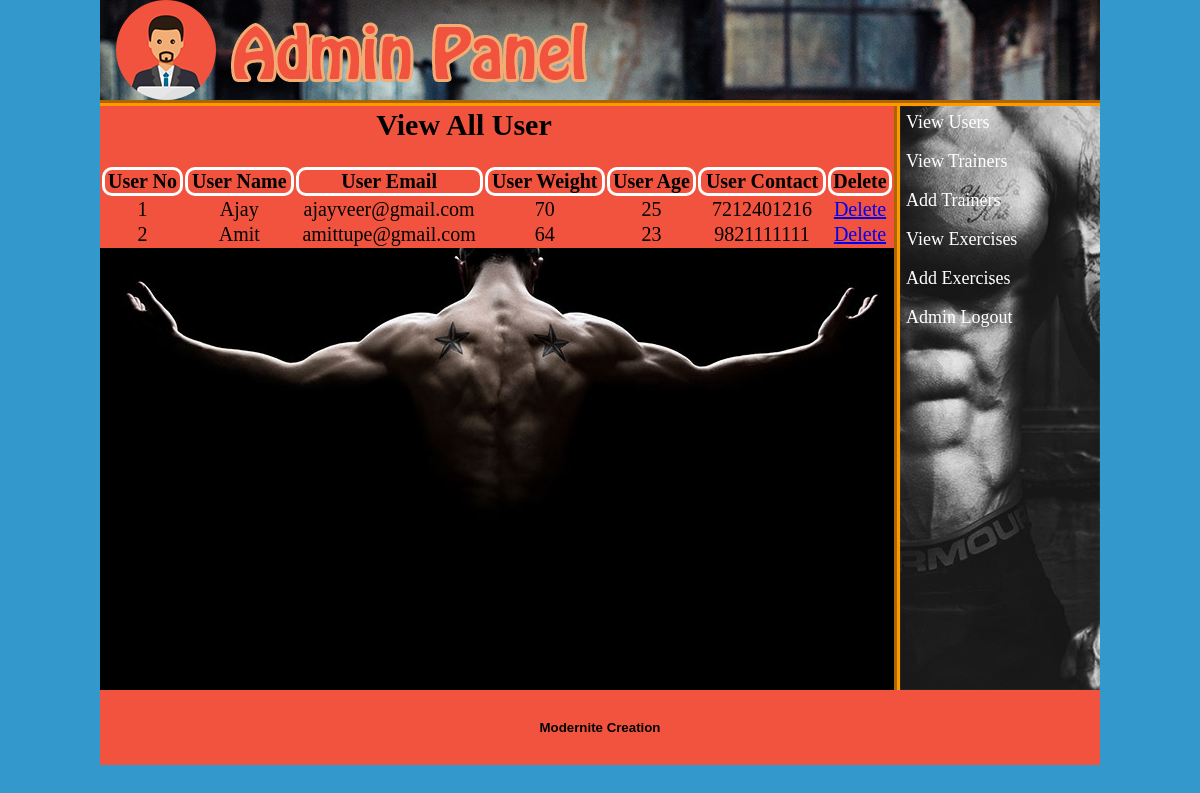
/index1.php?view_users (signed in), run on the app's committed database.
### tables this page shows
CREATE TABLE `users` (
  `user_id` int(10) NOT NULL,
  `user_name` varchar(20) NOT NULL,
  `user_email` varchar(30) NOT NULL,
  `user_pass` varchar(20) NOT NULL,
  `user_weight` int(3) NOT NULL,
  `user_age` int(2) NOT NULL,
  `user_contact` varchar(10) NOT NULL
);

### view_users.php (the view, shortened to what this page needs)
<html>
<head>
</head>
<body>
	<table align="center" width="794" style="color:black; font-size: 20;">
		<tr align="center">
			<td colspan="6"><h2>View All User</h2><br></td>
		</tr>
		<tr>
			<th>User No</th>
			<th>User Name</th>
			<th>User Email</th>
			<th>User Weight</th>
			<th>User Age</th>
			<th>User Contact</th>
			<th>Delete</th>
		</tr>
		<?php
		$i=0;
			$sel_user="SELECT * FROM users";
			$run_user=mysqli_query($con, $sel_user);
			while ($row_user=mysqli_fetch_array($run_user)) {
				$user_id=$row_user['user_id'];
				$user_name=$row_user['user_name'];
				$user_email=$row_user['user_email'];
				$user_weight=$row_user['user_weight'];
				$user_age=$row_user['user_age'];
				$user_contact=$row_user['user_contact'];
				$i++;
		?>
		<tr align="center">
			<td><?php echo $i; ?></td>
			<td><?php echo $user_name; ?></td>
			<td><?php echo $user_email; ?></td>
			<td><?php echo $user_weight; ?></td>
			<td><?php echo $user_age; ?></td>
			<td><?php echo $user_contact; ?></td>
			<td><a href="index1.php?delete_user=<?php echo $user_id; ?>">Delete</a></td>
		</tr>
		<?php } ?>
	</table>
</body>
</html>

### styles1/style1.css (style rules this page uses)
html, body, div, span, applet, object, iframe, h1, h2, h3, h4, h5, h6, p, blockquote, pre, a, abbr, acronym, address, big, cite, code, del, dfn, em, img, ins, kbd, q, s, samp, small, strike, strong, sub, sup, tt, var, b, u, i, center, dl, dt, dd, ol, ul, li, fieldset, form, label, legend, table, caption, tbody, tfoot, thead, tr, th, td, article, aside, canvas, details, embed, figure, figcaption, footer, header, hgroup, menu, nav, output, ruby, section, summary, time, mark, audio, video { margin: 0; padding: 0; border: 0; vertical-align: baseline; }
body { background-color: #39C; background-position: center; background-size: cover; background-repeat: no-repeat; }

### view_users.php (style rules this page uses)
table { background-color: #f1533e; }
tr,th { border: 3px solid white; border-radius: 10px; }

### data on the page
users: user_name "Ajay", user_email "ajayveer@gmail.com", user_weight "70", user_age "25", user_contact "7212401216"
users: user_name "Amit", user_email "amittupe@gmail.com", user_weight "64", user_age "23", user_contact "9821111111"
